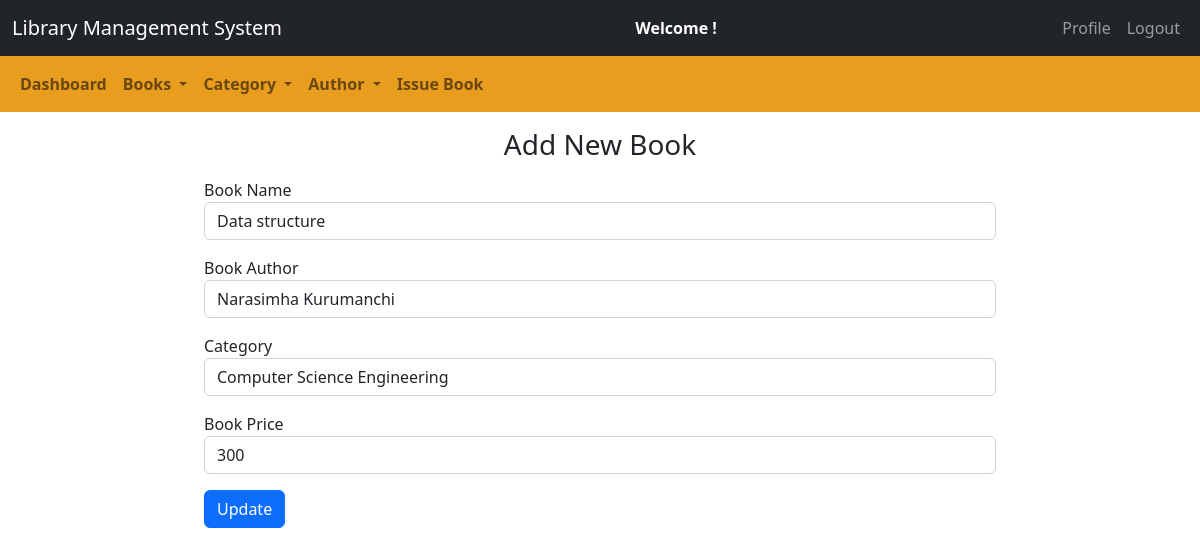
Screenshot of /admin/edit_book.php?bid=2 with the database file from the repository.
### tables this page shows
CREATE TABLE `books` (
  `book_id` int(11) NOT NULL,
  `book_name` varchar(250) NOT NULL,
  `author_name` varchar(100) NOT NULL,
  `cat_name` varchar(100) NOT NULL,
  `book_no` int(11) NOT NULL,
  `book_price` int(11) NOT NULL
);

### admin/edit_book.php (the view, shortened to what this page needs)
<?php
$connection = mysqli_connect("localhost", "root", "", "lms");
?>
<!doctype html>
<html lang="en">
<head>
    <link href="https://cdn.jsdelivr.net/npm/bootstrap@5.2.2/dist/css/bootstrap.min.css" rel="stylesheet">
    <link rel="stylesheet" href="../css/style.css">
</head>
<body>
    <nav class="navbar navbar-expand-lg navbar-dark bg-dark">
        <div class="container-fluid">
            <div class="navbar-header">
                <a href="admin_dashboard.php" class="navbar-brand">Library Management System</a>
            </div>
            <span><strong class="text-white">Welcome <?php echo $_SESSION["name"]; ?>!</strong></span>
            <ul class="nav navbar-nav navbar-right">
                <li class="nav-item">
                    <a href="view_profile.php" class="nav-link">Profile</a>
                </li>
                <li class="nav-item">
                    <a href="logout.php" class="nav-link">Logout</a>
                </li>
            </ul>
        </div>
    </nav>
    <nav class="navbar navbar-expand-lg navbar-light fw-bolder" style="background-color: #e89d1f;">
        <div class="container-fluid">
            <ul class="nav navbar-nav navbar-center">
                <li class="nav-item">
                    <a href="admin_dashboard.php" class="nav-link">Dashboard</a>
                </li>
                <li class="nav-item dropdown">
                    <a class="nav-link dropdown-toggle collapsed" href="#" id="navbarDropdown" role="button" data-bs-toggle="dropdown" aria-haspopup="true" aria-expanded="false">
                        Books
                    </a>
                </li>
                <li class="nav-item dropdown">
                    <a class="nav-link dropdown-toggle collapsed" href="#" id="navbarDropdown" role="button" data-bs-toggle="dropdown" aria-haspopup="true" aria-expanded="false">
                        Category
                    </a>
                </li>
                <li class="nav-item dropdown">
                    <a class="nav-link dropdown-toggle collapsed" href="#" id="navbarDropdown" role="button" data-bs-toggle="dropdown" aria-haspopup="true" aria-expanded="false">
                        Author
                    </a>
                </li>
                <li class="nav-item">
                    <a href="issue_book.php" class="nav-link">Issue Book</a>
                </li>
            </ul>
        </div>
    </nav>
    <div class="row">
        <div class="col-md-2"></div>
        <div class="col-md-8 main-content">
            <center class="top">
                <h3>Add New Book</h3>
            </center>
            <?php
                $book_name = "";
                $author_name = "";
                $category_name = "";
                $book_price = "";
                $query = "SELECT * FROM books WHERE book_id=$_GET[bid]";
                $query_run = mysqli_query($connection, $query);
                while($row = mysqli_fetch_assoc($query_run)){
                    $book_name = $row["book_name"];
                    $author_name = $row["author_name"];
                    $category_name = $row["cat_name"];
                    $book_price = $row["book_price"];
                }
            ?>
            <form action="" method="post">
                <div class="form-group top">
                    <label for="book_name">Book Name</label>
                    <input type="text" name="book_name" id="book_name" class="form-control" value="<?php echo $book_name; ?>" required>
                </div>
                <div class="form-group top">
                    <label for="author_name">Book Author</label>
                    <input type="text" name="author_name" id="author_name" class="form-control" value="<?php echo $author_name; ?>" required>
                </div>
                <div class="form-group top">
                    <label for="cat_name">Category</label>
                    <input type="text" name="cat_name" id="cat_name" class="form-control" value="<?php echo $category_name ;?>" required>
                </div>
                <div class="form-group top">
                    <label for="book_price">Book Price</label>
                    <input type="number" name="book_price" id="book_price" class="form-control" value="<?php echo $book_price; ?>" required>
                </div>
                <button type="submit" name="edit_book" class="btn btn-primary top">Update</button>
            </form>
        </div>
        <div class="col-md-2"></div>
    </div>
</body>
</html>

### css/style.css (style rules this page uses)
.top { margin-top: 1rem; }

### rows the page displays
books: book_name "Data structure", author_name "Narasimha Kurumanchi", cat_name "Computer Science Engineering", book_price "300"
